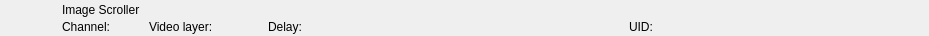
<?xml version="1.0" encoding="UTF-8"?>
<ui version="4.0">
 <class>RundownImageScrollerWidget</class>
 <widget class="QWidget" name="RundownImageScrollerWidget">
  <property name="geometry">
   <rect>
    <x>0</x>
    <y>0</y>
    <width>929</width>
    <height>36</height>
   </rect>
  </property>
  <layout class="QHBoxLayout" name="horizontalLayout">
   <property name="spacing">
    <number>0</number>
   </property>
   <property name="margin">
    <number>0</number>
   </property>
   <item>
    <widget class="QFrame" name="frameItem">
     <property name="sizePolicy">
      <sizepolicy hsizetype="Preferred" vsizetype="Fixed">
       <horstretch>0</horstretch>
       <verstretch>0</verstretch>
      </sizepolicy>
     </property>
     <property name="minimumSize">
      <size>
       <width>0</width>
       <height>36</height>
      </size>
     </property>
     <widget class="QLabel" name="labelIcon">
      <property name="geometry">
       <rect>
        <x>22</x>
        <y>2</y>
        <width>32</width>
        <height>32</height>
       </rect>
      </property>
      <property name="text">
       <string/>
      </property>
      <property name="pixmap">
       <pixmap resource="../Widgets.qrc">:/Graphics/Images/ImageScroller.png</pixmap>
      </property>
      <property name="scaledContents">
       <bool>true</bool>
      </property>
     </widget>
     <widget class="QLabel" name="labelLabel">
      <property name="geometry">
       <rect>
        <x>62</x>
        <y>2</y>
        <width>533</width>
        <height>16</height>
       </rect>
      </property>
      <property name="text">
       <string>Image Scroller</string>
      </property>
     </widget>
     <widget class="QLabel" name="labelChannel">
      <property name="geometry">
       <rect>
        <x>62</x>
        <y>19</y>
        <width>78</width>
        <height>16</height>
       </rect>
      </property>
      <property name="text">
       <string>Channel:</string>
      </property>
     </widget>
     <widget class="QLabel" name="labelVideolayer">
      <property name="geometry">
       <rect>
        <x>149</x>
        <y>19</y>
        <width>110</width>
        <height>16</height>
       </rect>
      </property>
      <property name="text">
       <string>Video layer:</string>
      </property>
     </widget>
     <widget class="QLabel" name="labelColor">
      <property name="geometry">
       <rect>
        <x>0</x>
        <y>0</y>
        <width>18</width>
        <height>36</height>
       </rect>
      </property>
      <property name="text">
       <string/>
      </property>
     </widget>
     <widget class="QLabel" name="labelGroupColor">
      <property name="geometry">
       <rect>
        <x>0</x>
        <y>0</y>
        <width>6</width>
        <height>36</height>
       </rect>
      </property>
      <property name="text">
       <string/>
      </property>
     </widget>
     <widget class="QLabel" name="labelDevice">
      <property name="geometry">
       <rect>
        <x>360</x>
        <y>19</y>
        <width>260</width>
        <height>16</height>
       </rect>
      </property>
      <property name="text">
       <string></string>
      </property>
     </widget>
     <widget class="QLabel" name="labelDelay">
      <property name="geometry">
       <rect>
        <x>268</x>
        <y>19</y>
        <width>83</width>
        <height>16</height>
       </rect>
      </property>
      <property name="text">
       <string>Delay:</string>
      </property>
     </widget>
     <widget class="QLabel" name="labelRemoteTriggerId">
      <property name="geometry">
       <rect>
        <x>629</x>
        <y>19</y>
        <width>111</width>
        <height>16</height>
       </rect>
      </property>
      <property name="text">
       <string>UID:</string>
      </property>
     </widget>
    </widget>
   </item>
   <item>
    <widget class="QFrame" name="frameStatus">
     <property name="minimumSize">
      <size>
       <width>170</width>
       <height>0</height>
      </size>
     </property>
     <property name="maximumSize">
      <size>
       <width>170</width>
       <height>16777215</height>
      </size>
     </property>
     <widget class="QLabel" name="labelGpiConnected">
      <property name="geometry">
       <rect>
        <x>94</x>
        <y>2</y>
        <width>32</width>
        <height>32</height>
       </rect>
      </property>
      <property name="minimumSize">
       <size>
        <width>32</width>
        <height>32</height>
       </size>
      </property>
      <property name="maximumSize">
       <size>
        <width>32</width>
        <height>32</height>
       </size>
      </property>
      <property name="lineWidth">
       <number>0</number>
      </property>
      <property name="text">
       <string/>
      </property>
      <property name="pixmap">
       <pixmap resource="../Widgets.qrc">:/Graphics/Images/GpiConnected.png</pixmap>
      </property>
      <property name="scaledContents">
       <bool>true</bool>
      </property>
     </widget>
     <widget class="QLabel" name="labelDisconnected">
      <property name="geometry">
       <rect>
        <x>125</x>
        <y>2</y>
        <width>32</width>
        <height>32</height>
       </rect>
      </property>
      <property name="minimumSize">
       <size>
        <width>32</width>
        <height>32</height>
       </size>
      </property>
      <property name="maximumSize">
       <size>
        <width>32</width>
        <height>32</height>
       </size>
      </property>
      <property name="text">
       <string/>
      </property>
      <property name="pixmap">
       <pixmap resource="../Widgets.qrc">:/Graphics/Images/Disconnected.png</pixmap>
      </property>
      <property name="scaledContents">
       <bool>true</bool>
      </property>
     </widget>
     <widget class="QLabel" name="labelActiveColor">
      <property name="geometry">
       <rect>
        <x>162</x>
        <y>0</y>
        <width>8</width>
        <height>36</height>
       </rect>
      </property>
      <property name="minimumSize">
       <size>
        <width>8</width>
        <height>36</height>
       </size>
      </property>
      <property name="maximumSize">
       <size>
        <width>8</width>
        <height>36</height>
       </size>
      </property>
      <property name="text">
       <string/>
      </property>
     </widget>
     <widget class="QLabel" name="labelThumbnail">
      <property name="geometry">
       <rect>
        <x>0</x>
        <y>2</y>
        <width>57</width>
        <height>32</height>
       </rect>
      </property>
      <property name="minimumSize">
       <size>
        <width>57</width>
        <height>32</height>
       </size>
      </property>
      <property name="maximumSize">
       <size>
        <width>57</width>
        <height>32</height>
       </size>
      </property>
      <property name="lineWidth">
       <number>0</number>
      </property>
      <property name="text">
       <string/>
      </property>
      <property name="scaledContents">
       <bool>true</bool>
      </property>
     </widget>
    </widget>
   </item>
  </layout>
 </widget>
 <resources>
  <include location="../Widgets.qrc"/>
 </resources>
 <connections/>
 <slots>
  <slot>addToCombo()</slot>
 </slots>
</ui>
